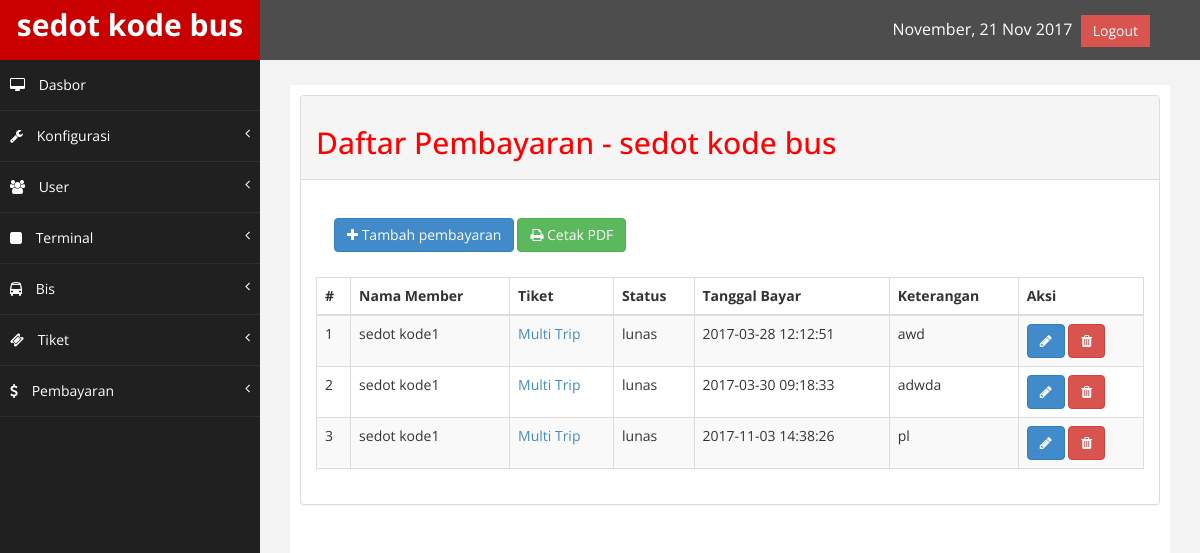
The page /index.php/admin/pembayaran on the database its author committed.
### tables this page shows
CREATE TABLE IF NOT EXISTS `konfigurasi` (
`id_konfigurasi` int(11) NOT NULL,
  `nama_website` varchar(225) NOT NULL,
  `email` varchar(225) NOT NULL,
  `logo` varchar(225) NOT NULL,
  `icon` varchar(225) NOT NULL,
  `google_map` varchar(225) NOT NULL,
  `tentang` text NOT NULL,
  `metatext` varchar(225) NOT NULL,
  `keywords` varchar(225) NOT NULL,
  `facebook` varchar(225) NOT NULL,
  `telepone` varchar(225) NOT NULL,
  `alamat` text NOT NULL
);

CREATE TABLE IF NOT EXISTS `pembayaran` (
`id_bayar` int(11) NOT NULL,
  `id_member` int(11) NOT NULL,
  `id_tiket` int(11) NOT NULL,
  `status` varchar(225) NOT NULL,
  `keterangan` text NOT NULL,
  `tanggal_bayar` timestamp NOT NULL DEFAULT CURRENT_TIMESTAMP ON UPDATE CURRENT_TIMESTAMP
);

CREATE TABLE IF NOT EXISTS `member` (
`id_member` int(11) NOT NULL,
  `nama_depan` varchar(225) NOT NULL,
  `nama_belakang` varchar(225) NOT NULL,
  `username` varchar(225) NOT NULL,
  `email` varchar(225) NOT NULL,
  `password` varchar(225) NOT NULL,
  `alamat` text NOT NULL,
  `telepone` varchar(225) NOT NULL,
  `avatar` varchar(225) NOT NULL,
  `ttl` varchar(100) NOT NULL,
  `tanggal_daftar` timestamp NOT NULL DEFAULT CURRENT_TIMESTAMP ON UPDATE CURRENT_TIMESTAMP
);

CREATE TABLE IF NOT EXISTS `tiket` (
`id_tiket` int(11) NOT NULL,
  `id_terminal` int(11) NOT NULL,
  `id_bis` int(11) NOT NULL,
  `kode_tiket` varchar(225) NOT NULL,
  `nama_tiket` varchar(225) NOT NULL,
  `harga_tiket` varchar(225) NOT NULL,
  `jumlah_tiket` int(11) NOT NULL,
  `keterangan` text NOT NULL,
  `status` varchar(225) NOT NULL
);

### application/views/admin/layout/wrapper.php (called while the page is built)
<?php
	require_once('head.php');
	require_once('header.php');
	require_once('nav.php');
	require_once('content.php');
	require_once('footer.php');

### application/controllers/admin/Pembayaran.php (called while the page is built, shortened)
<?php
class Pembayaran extends CI_Controller {
	public function index() {
		$site	= $this->konfigurasi_model->daftar_konfigurasi();
		$bayar	= $this->pembayaran_model->daftar_pembayaran();
		$member	= $this->users_model->daftar_member();
		$tiket	= $this->tiket_model->daftar_tiket();
		$valid = $this->form_validation;
		$valid->set_rules('id_member','Member','required');
		$valid->set_rules('id_tiket','Tiket','required');
		$valid->set_rules('status','Status','required');
		$valid->set_rules('keterangan','Keterangan','required');
		if($valid->run() === FALSE) {
		$data = array(	'title'	=> 'Daftar Pembayaran - '.$site['nama_website'],
						'bayar'	=> $bayar,
						'member'=> $member,
						'tiket'	=> $tiket,
						'isi'	=> 'admin/bayar/list');
		$this->load->view('admin/layout/wrapper',$data);
		}
	}
}

### index.php (called while the page is built, shortened)
<?php
require_once BASEPATH.'core/CodeIgniter.php';

### application/models/Konfigurasi_model.php (called while the page is built, shortened)
<?php
    class Konfigurasi_model extends CI_Model {
        public function daftar_konfigurasi() {
            $this->db->select('*');
            $this->db->from('konfigurasi');
            $this->db->order_by('id_konfigurasi','ASC');
            $query = $this->db->get();
            return $query->row_array();
        }
    }

### application/views/admin/layout/content.php (called while the page is built)
<?php
if($isi) {
	$this->load->view($isi);
}

### application/models/Pembayaran_model.php (called while the page is built, shortened)
<?php
    class Pembayaran_model extends CI_Model {
        public function daftar_pembayaran() {
            $this->db->select(' pembayaran.id_bayar,
                                pembayaran.status,
                                pembayaran.tanggal_bayar,
                                pembayaran.keterangan,
                                member.nama_depan,
                                member.nama_belakang,
                                pembayaran.status,
                                tiket.nama_tiket,
                            ');
            $this->db->from('pembayaran');
            $this->db->join('member','member.id_member = pembayaran.id_member','LEFT');
            $this->db->join('tiket','tiket.id_tiket = pembayaran.id_tiket','LEFT');
            $this->db->order_by('id_bayar','ASC');
            $query = $this->db->get();
            return $query->result_array();
        }
}

### application/views/admin/bayar/list.php (the view, shortened to what this page needs)
<div class="panel-body">
<p><button class="btn btn-primary" data-toggle="modal" data-target="#tambah"><i class="fa fa-plus"></i> Tambah pembayaran</button>
<a href="<?php echo base_url('admin/pembayaran/cetak_pdf');?>" target="_blank" class="btn btn-success"><i class="fa fa-print"></i> Cetak PDF</a>
</p>
</div>
<table class="table table-striped table-bordered table-hover" id="dataTables-example">
<thead>
    <tr>
        <th>#</th>
        <th>Nama Member</th>
        <th>Tiket</th>
        <th>Status</th>
        <th>Tanggal Bayar</th>
        <th>Keterangan</th>
        <th>Aksi</th>
    </tr>
</thead>
<tbody>
	<?php $i=1; foreach($bayar as $bayar) { ?>
    <tr class="odd gradeX">
        <td><?php echo $i; ?></td>
        <td><?php echo $bayar['nama_depan'].' '.$bayar['nama_belakang'] ?></td>
        <td><a href="<?php echo base_url('admin/tiket');?>"><?php echo $bayar['nama_tiket'] ?></a></td>
        <td><?php echo $bayar['status'] ?></td>
        <td><?php echo $bayar['tanggal_bayar'] ?></td>
        <td><?php echo $bayar['keterangan'] ?></td>
        <td class="center">
        <a href="<?php echo base_url('index.php/admin/pembayaran/edit/'.$bayar['id_bayar']) ?>" class="btn btn-primary"><i class="fa fa-pencil"></i></a>
        <a href="<?php echo base_url('index.php/admin/pembayaran/delete/'.$bayar['id_bayar']) ?>" class="btn btn-danger" onClick="return confirm('Yakin ingin menghapus kota ini?')"><i class="fa fa-trash"></i></a>
        </td>
    </tr>
    <?php $i++; } ?>
</tbody>
</table>

### application/views/admin/layout/header.php (shortened to what this page needs)
<body>
    <div id="wrapper">
        <nav class="navbar navbar-default navbar-cls-top " role="navigation" style="margin-bottom: 0">
        <div class="navbar-header">
            <a class="navbar-brand" href="<?php echo base_url('admin/dashboard') ?>">
            <?php echo $site['nama_website'] ?></a>
        </div>
  <div style="color: white;
padding: 15px 50px 5px 50px;
float: right;
font-size: 16px;">
<?php
$tgl_sekarang = date('F, d M Y');
echo $tgl_sekarang;
?>
<a href="<?php echo base_url('index.php/login/logout');?>" class="btn btn-danger square-btn-adjust">Logout</a> </div>
        </nav>

### assets/admin/assets/css/custom.css (style rules this page uses)
body { font-family: 'Open Sans', sans-serif; }
#wrapper { width: 100%; background:#202020; }
.square-btn-adjust { border: 0px solid transparent; -webkit-border-radius: 0px; -moz-border-radius: 0px; border-radius: 0px; }
p { font-size:12px; padding: 8px 3px 0px; }
.navbar-cls-top .navbar-brand { color: #fff; background: #C90000; width: 260px; text-align: center; height: 60px; font-size: 30px; font-weight: 700; }
.navbar-cls-top { background:#4D4D4D; border-bottom:none; }
.navbar-default { border:0px solid black; }
.navbar-header { background: #A70303; }
@media (min-width:768px) { .navbar { border-radius: 0px; } }

### rows shown on the page
konfigurasi: nama_website "sedot kode bus"
pembayaran: id_member.nama_depan "sedot", id_member.nama_belakang "kode1", id_tiket.nama_tiket "Multi Trip", status "lunas", tanggal_bayar "2017-03-28 12:12:51", keterangan "awd"
pembayaran: id_member.nama_depan "sedot", id_member.nama_belakang "kode1", id_tiket.nama_tiket "Multi Trip", status "lunas", tanggal_bayar "2017-03-30 09:18:33", keterangan "adwda"
pembayaran: id_member.nama_depan "sedot", id_member.nama_belakang "kode1", id_tiket.nama_tiket "Multi Trip", status "lunas", tanggal_bayar "2017-11-03 14:38:26", keterangan "pl"

### other values the page prints
$title "Daftar Pembayaran - sedot kode bus"
